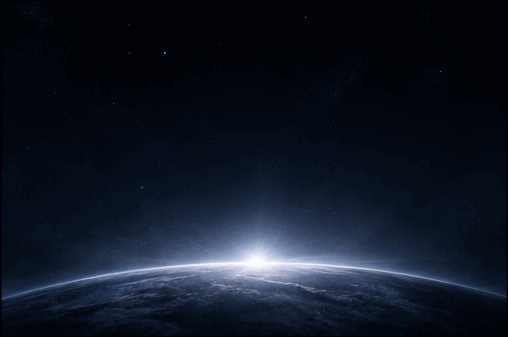
#> input picture tools/src/horizon_frame0.png, 508 x 337 px
$ python art.py src/horizon_frame0.png
#> lines starting #> are read from the running program, lines starting #| are printed output that depends on the picture
# -*- coding: utf-8 -*-
"""Generate image assets: hero planet (sharpened + city lights), milky way, card illustrations, footer ridge.
Run: python3 -I tools/art.py   (needs Pillow + numpy); add --ridge-only to rewrite only assets/img/ridge.svg"""
import math, random, pathlib, sys
import numpy as np
from PIL import Image, ImageFilter, ImageChops, ImageDraw

ROOT = pathlib.Path(__file__).resolve().parent.parent
IMG = ROOT / "assets/img"

# ---------------------------------------------------------------- footer mountain ridge (SVG)
# Two low faces in the bottom part of a 1600x260 box; the back face always stays above the front one (no crossing),
# soft top gradient, faint rim. Aspect ratio is preserved (xMidYMax slice) so the ridge is never stretched.
# Regenerate only this file with:  python -I tools/art.py --ridge-only
def ridge(seed, base, rough, n=5):
    """ridged fractional noise -> mountain peaks; returns polyline (x,y) in the 1600x260 viewBox"""
    r = random.Random(seed); octs = []
    for o in range(n):
        f = 2 ** o; octs.append([r.random() for _ in range(int(6 * f) + 2)])
    def val(o, x):
        f = 2 ** o; t = x / 1600 * 6 * f; i = int(t); u = t - i; u = u * u * (3 - 2 * u)
        return octs[o][i] * (1 - u) + octs[o][i + 1] * u
    pts = []
    for x in range(0, 1601, 8):
        h = 0
        for o in range(n):
            v = 1 - abs(2 * val(o, x) - 1)          # ridged
            h += v ** 1.6 * (rough * 0.5 ** o)
        pts.append((x, max(130, base - h)))
    return pts
def write_ridge():
    def path(p): return "M" + " L".join(f"{x:.1f} {y:.1f}" for x, y in p)
    defs = ('<defs><linearGradient id="m1" x1="0" y1="0" x2="0" y2="1"><stop offset="0" stop-color="#6b93e8" stop-opacity=".3"/><stop offset=".5" stop-color="#22397a" stop-opacity=".45"/><stop offset="1" stop-color="#0a1328" stop-opacity=".9"/></linearGradient>'
            '<linearGradient id="m2" x1="0" y1="0" x2="0" y2="1"><stop offset="0" stop-color="#132344" stop-opacity="1"/><stop offset=".6" stop-color="#08112a" stop-opacity="1"/><stop offset="1" stop-color="#02050b" stop-opacity="1"/></linearGradient></defs>')
    front = ridge(7, 258, 42)
    back = [(x, min(y, fy - 14)) for (x, y), (_, fy) in zip(ridge(21, 250, 60), front)]   # never below the front face
    layers = ""
    for p, grad, rim, op in [(back, "m1", "#b4ccff", .38), (front, "m2", "#86a2e6", .3)]:
        layers += (f'<path d="{path(p)} L1600 260 L0 260 Z" fill="url(#{grad})"/>'
                   f'<path d="{path(p)}" fill="none" stroke="{rim}" stroke-opacity="{op}" stroke-width="1.4"/>')
    (IMG / "ridge.svg").write_text(f'<svg xmlns="http://www.w3.org/2000/svg" viewBox="0 0 1600 260" preserveAspectRatio="xMidYMax slice">{defs}{layers}</svg>', encoding="utf-8")
    print("ridge ok")
if __name__ == "__main__" and "--ridge-only" in sys.argv:
    write_ridge(); sys.exit(0)

# ---------------------------------------------------------------- home card illustrations added later (SVG, no randomness)
# Same luminous line-art language as cards/h1.svg and cards/llm.svg: soft blue glow, thin bright strokes, one blur filter.
# Regenerate only these two files with:  python -I tools/art.py --cards-new   (the older card files are left untouched)
# [6 lines left out: function card_svg, not called in this run]
def f1(v): return f"{v:.1f}".rstrip("0").rstrip(".")
# [50 lines left out: functions write_compaction, write_forgetting, not called in this run]
if __name__ == "__main__" and "--cards-new" in sys.argv:
    write_compaction(); write_forgetting(); print("new cards ok"); sys.exit(0)


# ---------------------------------------------------------------- hero planet: upscale, sharpen, warm city lights
src = Image.open(ROOT / "tools/src/horizon_frame0.png").convert("RGB")
#> src is the input picture: PIL image 508x337 RGB; mean R, G, B 16.2, 23.2, 36.5
W = 2400; H = round(src.size[1] * W / src.size[0]); sc = W / src.size[0]
#> after `H = round(src.size[1] * W / src.size[0])`: H = 1592
#> after `sc = W / src.size[0]`: sc = 4.72
im = src.resize((W, H), Image.LANCZOS).filter(ImageFilter.UnsharpMask(radius=3, percent=140, threshold=2))
im.save(IMG / "horizon_cool.webp", quality=84, method=6)   # intro: cold blue-white like the GIF
rnd = np.random.default_rng(5)
lights = Image.new("RGB", (W, H), (0, 0, 0)); d = ImageDraw.Draw(lights)
#> after `lights = Image.new('RGB', (W, H), (0, 0, 0))`: lights: PIL image 2400x1592 RGB; every value is 0
cx = 254 * sc; crest = 262 * sc; k = 0.000542 / sc          # limb arc measured on the source frame
#> after `cx = 254 * sc`: cx = 1200
#> after `crest = 262 * sc`: crest = 1237.8
#> after `k = 0.000542 / sc`: k = 0.000115
def limb(x): return crest + k * (x - cx) ** 2
n = 2600
for _ in range(n):
    x = rnd.normal(cx, 520); y = limb(x) + abs(rnd.normal(0, 0.18)) * (H - crest) + 10
    if not (0 <= x < W and 0 <= y < H - 2): continue
    cluster = 0.5 + 0.5 * math.sin(x / 90) * math.cos(y / 70)
    a = int(255 * rnd.uniform(.25, 1) * max(.15, cluster))
    r = rnd.choice([1.2, 1.6, 2.2, 3.0])
    d.ellipse([x - r, y - r, x + r, y + r], fill=(a, int(a * .62), int(a * .28)))
lights = lights.filter(ImageFilter.GaussianBlur(1.1))
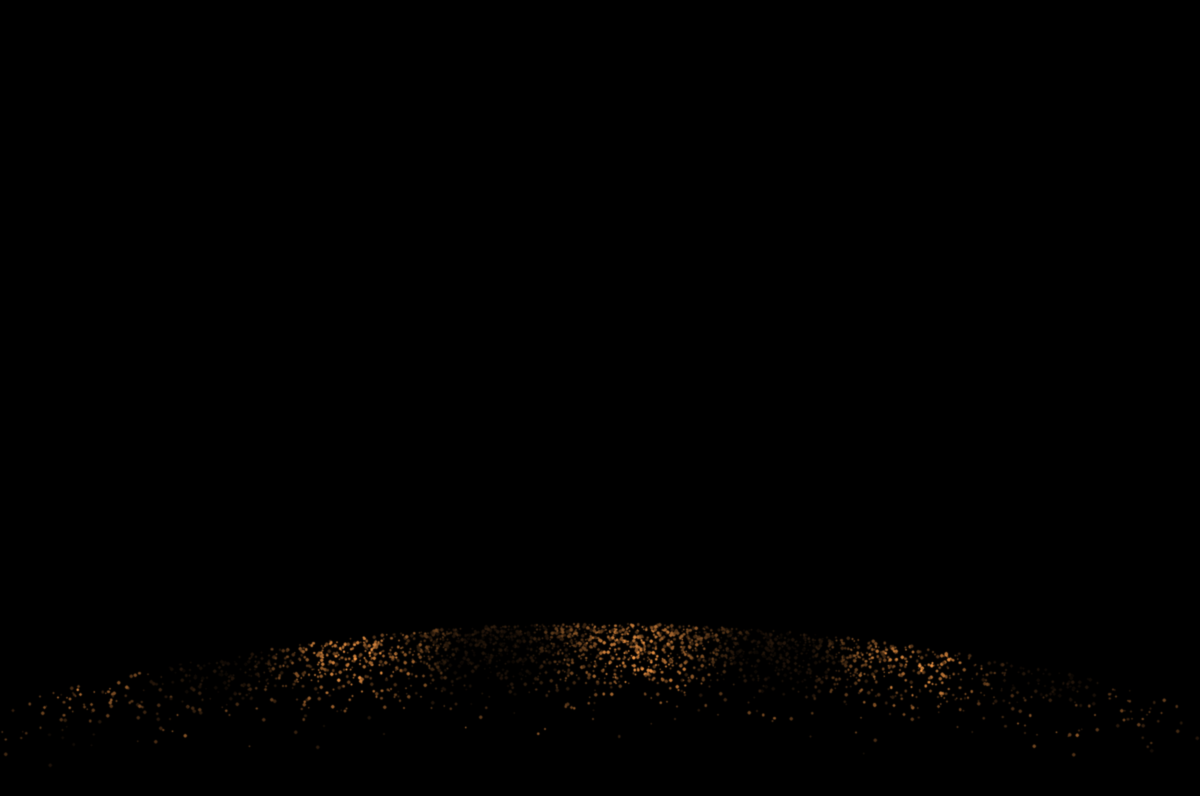
#> lights: PIL image 2400x1592 RGB (shown at 1/2 size); mean R, G, B 1, 0.6, 0.3
lights = Image.eval(lights, lambda v: int(v * .8))
im = ImageChops.screen(im, lights)
# crisp warm sun-glow right on the crest (mockup shows an orange-white core)
glow = Image.new("RGB", (W, H), (0, 0, 0)); gd = ImageDraw.Draw(glow)
for rr, col in [(260, (60, 36, 14)), (150, (110, 70, 30)), (70, (190, 140, 80)), (26, (255, 230, 190))]:
    gd.ellipse([cx - rr * 1.9, crest - rr * .55, cx + rr * 1.9, crest + rr * .55], fill=col)
glow = glow.filter(ImageFilter.GaussianBlur(38))
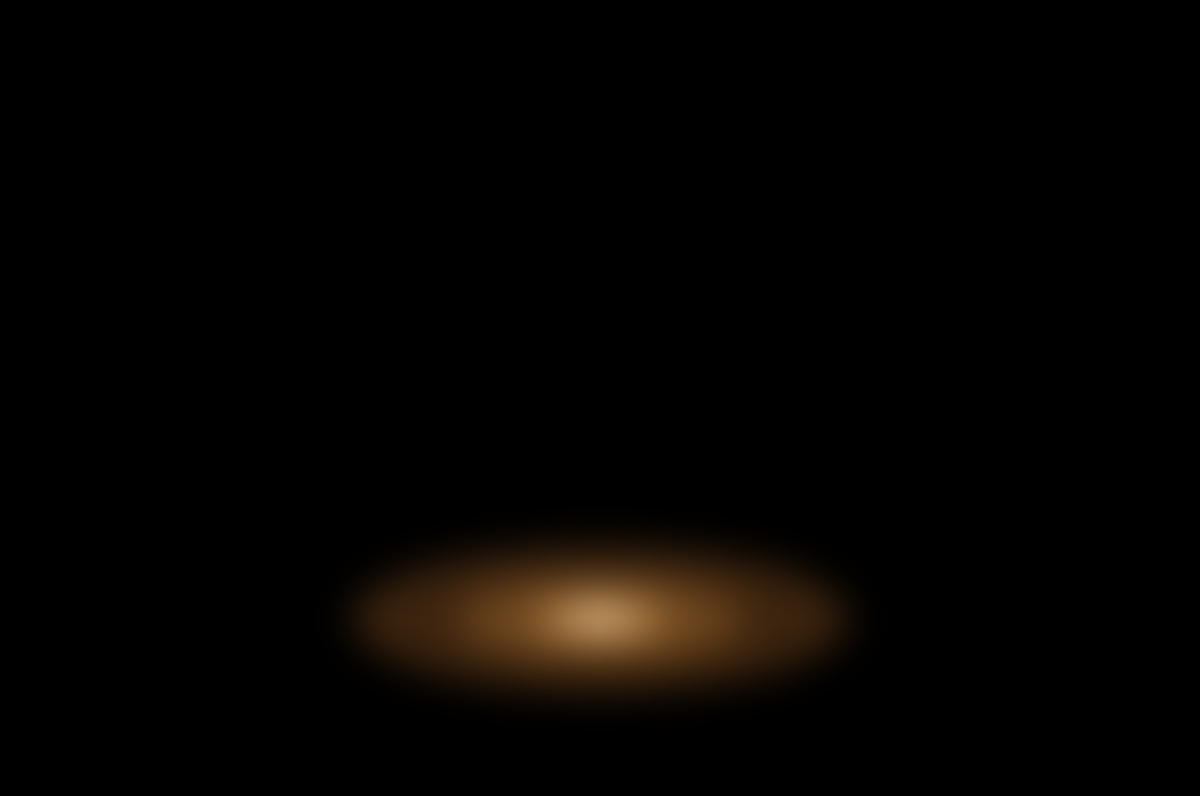
#> glow: PIL image 2400x1592 RGB (shown at 1/2 size); mean R, G, B 4.9, 3.1, 1.4
im = ImageChops.screen(im, glow)
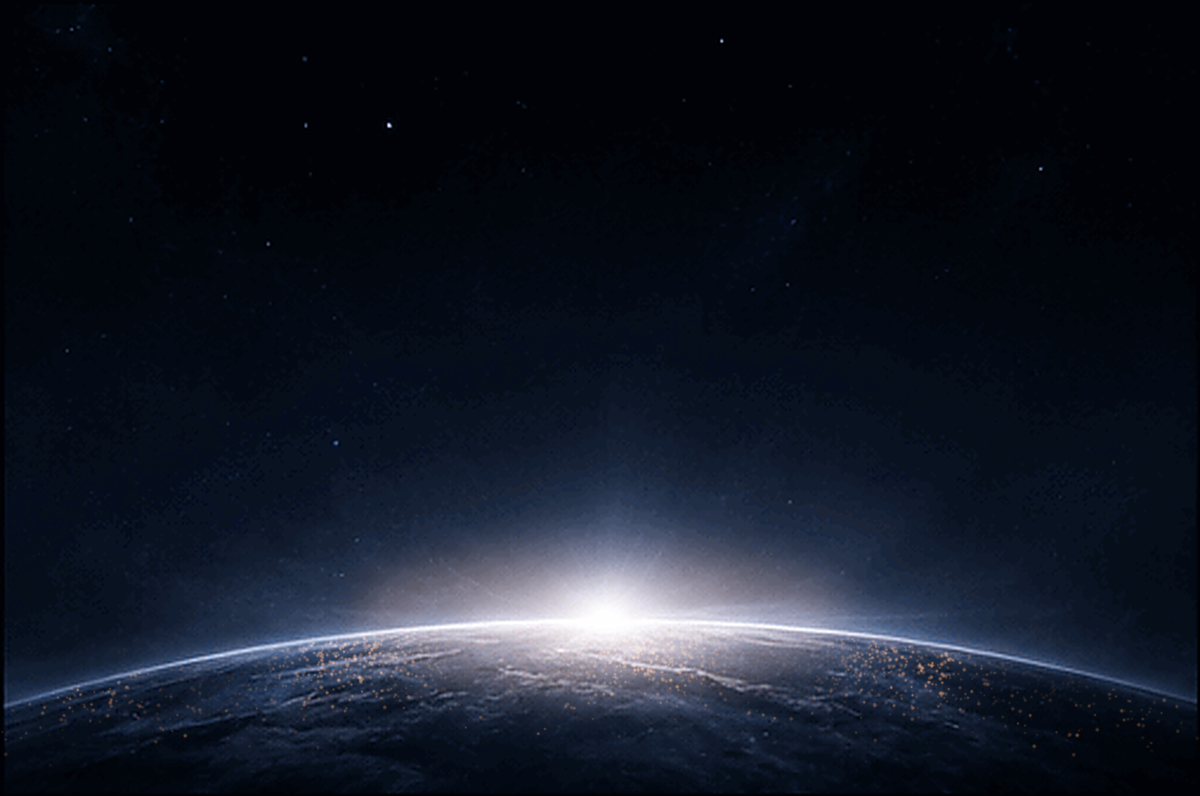
#> im: PIL image 2400x1592 RGB (shown at 1/2 size); mean R, G, B 19, 24.8, 37.1
im.save(IMG / "horizon.webp", quality=84, method=6)
print("horizon", im.size)
#| horizon (2400, 1592)

# ---------------------------------------------------------------- milky way (screen-blended on dark), smooth float noise
def gblur(a, sigma):
    ky = np.fft.fftfreq(a.shape[0])[:, None]; kx = np.fft.fftfreq(a.shape[1])[None, :]
    return np.real(np.fft.ifft2(np.fft.fft2(a) * np.exp(-2 * (np.pi * sigma) ** 2 * (kx ** 2 + ky ** 2))))
def field(shape, sigma, seed):
    f = gblur(np.random.default_rng(seed).standard_normal(shape), sigma); return (f - f.mean()) / (f.std() + 1e-9)
Hh, Ww = 450, 800                                   # generated at half size, upsampled smoothly
yy, xx = np.mgrid[0:Hh, 0:Ww].astype(float)
x0, y0, x1, y1 = Ww * 1.03, -20, -Ww * 0.05, Hh * 0.74
dx, dy = x1 - x0, y1 - y0; L = math.hypot(dx, dy)
dist = np.abs((xx - x0) * dy - (yy - y0) * dx) / L
along = ((xx - x0) * dx + (yy - y0) * dy) / (L * L)
width = 70 + 50 * np.clip(1 - np.abs(along - .28) * 2.2, 0, 1)
band = np.exp(-(dist / width) ** 2) * np.clip(1.2 - along * .75, 0, 1)
turb = np.clip(.75 + .10 * field((Hh, Ww), 16, 1) + .12 * field((Hh, Ww), 5, 2) + .09 * field((Hh, Ww), 1.6, 3), 0, 1.3)
dust = np.clip(.5 + .42 * field((Hh, Ww), 9, 4), 0, 1) ** 1.8
dens = np.clip(band * turb * (1 - .5 * dust), 0, 1)
core = np.clip(dens * 1.5, 0, 1)
col = np.stack([14 + 52 * core ** 1.5, 40 + 88 * core ** 1.2, 112 + 128 * core], -1)
img = col * dens[..., None] * .72
big = Image.fromarray(np.clip(img, 0, 255).astype("uint8")).resize((1600, 900), Image.BICUBIC).filter(ImageFilter.GaussianBlur(.8))
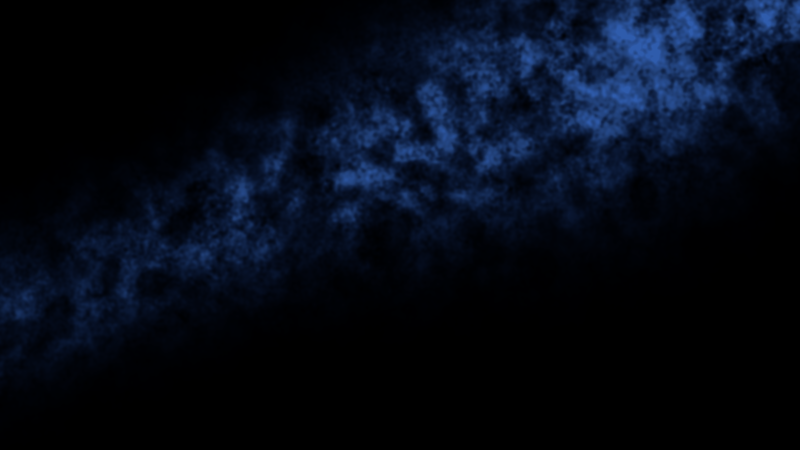
#> big: PIL image 1600x900 RGB (shown at 1/2 size); mean R, G, B 4.4, 10.2, 22.1
st = np.zeros((900, 1600)); r = np.random.default_rng(8)
bandfull = np.asarray(Image.fromarray((band * 255).astype("uint8")).resize((1600, 900), Image.BICUBIC), dtype=float) / 255
for _ in range(5200):
    x, y = int(r.uniform(0, 1600)), int(r.uniform(0, 720))
    if r.random() < min(.2 + 1.5 * bandfull[y, x], 1): st[y, x] = r.uniform(.35, 1) ** 2
stl = np.asarray(Image.fromarray((np.clip(st, 0, 1) * 255).astype("uint8")).filter(ImageFilter.GaussianBlur(.6)), dtype=float)
out = np.clip(np.asarray(big, dtype=float) + stl[..., None] * np.array([1, 1, 1.08]) * 1.3, 0, 255)
Image.fromarray(out.astype("uint8")).save(IMG / "milkyway.webp", quality=90, method=6)
print("milkyway ok")

# ---------------------------------------------------------------- card illustrations (SVG)
def svg(w, h, body, defs="", shift=0):
    w += shift; body = f'<g transform="translate({shift} 0)">{body}</g>' if shift else body
    return (f'<svg xmlns="http://www.w3.org/2000/svg" viewBox="0 0 {w} {h}" width="{w}" height="{h}" fill="none">'
            f'<defs><filter id="g" x="-30%" y="-30%" width="160%" height="160%"><feGaussianBlur stdDeviation="2.2" result="b"/>'
            f'<feMerge><feMergeNode in="b"/><feMergeNode in="SourceGraphic"/></feMerge></filter>{defs}</defs>{body}</svg>')
CARDS = IMG / "cards"
# 1) KORE: luminous flowing ribbons + particles
rr = random.Random(3); b = []
def bez(p0, p1, p2, p3, t):
    u = 1 - t; return (u**3*p0[0] + 3*u*u*t*p1[0] + 3*u*t*t*p2[0] + t**3*p3[0], u**3*p0[1] + 3*u*u*t*p1[1] + 3*u*t*t*p2[1] + t**3*p3[1])
ribbons = [((6, 150), (90, 40), (170, 190), (318, 40), "#8fb2ff"), ((6, 160), (100, 70), (190, 170), (318, 66), "#6f98ff"),
           ((6, 140), (80, 20), (160, 150), (318, 20), "#b9ceff"), ((6, 170), (110, 100), (200, 150), (318, 96), "#5b84f2")]
for (p0, p1, p2, p3, col) in ribbons:
    pts = [bez(p0, p1, p2, p3, i / 60) for i in range(61)]
    b.append(f'<path d="M{pts[0][0]:.1f} {pts[0][1]:.1f} ' + " ".join(f"L{x:.1f} {y:.1f}" for x, y in pts[1:]) + f'" stroke="{col}" stroke-opacity=".42" stroke-width=".9"/>')
    for i in range(150):
        t = rr.random(); x, y = bez(p0, p1, p2, p3, t); spread = 3 + 9 * math.sin(t * math.pi)
        o = rr.uniform(.2, 1) * (.25 + .75 * math.sin(t * math.pi) ** .6)
        rad = rr.choice([.5, .7, .9, 1.2, 1.7]) if rr.random() > .05 else 2.6
        b.append(f'<circle cx="{x + rr.gauss(0, spread):.1f}" cy="{y + rr.gauss(0, spread):.1f}" r="{rad}" fill="{col}" opacity="{o:.2f}"/>')
(CARDS / "kore.svg").write_text(svg(320, 200, '<g filter="url(#g)">' + "".join(b) + "</g>"), encoding="utf-8")
# 2) H1: backlit silhouettes
def head(cx, cy, s, op):
    return (f'<g opacity="{op}" transform="translate({cx} {cy}) scale({s})">'
            f'<path d="M-46 110 C-46 62 -26 48 0 44 C26 48 46 62 46 110 Z" fill="url(#sh)" stroke="#9db6ff" stroke-opacity=".6" stroke-width="1.3"/>'
            f'<ellipse cx="0" cy="12" rx="21" ry="26" fill="url(#sh)" stroke="#b4c8ff" stroke-opacity=".85" stroke-width="1.4"/></g>')
defs = ('<linearGradient id="sh" x1="0" y1="0" x2="0" y2="1"><stop offset="0" stop-color="#22366a"/><stop offset="1" stop-color="#060b1b"/></linearGradient>'
        '<radialGradient id="bk" cx=".5" cy=".35" r=".6"><stop offset="0" stop-color="#6f95ff" stop-opacity=".55"/><stop offset="1" stop-color="#6f95ff" stop-opacity="0"/></radialGradient>')
body = '<ellipse cx="160" cy="70" rx="170" ry="90" fill="url(#bk)"/>' + head(58, 70, .9, .5) + head(262, 72, .9, .5) + head(108, 56, 1.1, .78) + head(210, 56, 1.1, .78) + head(160, 40, 1.3, 1)
body += "".join(f'<circle cx="{rr.uniform(10,310):.0f}" cy="{rr.uniform(8,110):.0f}" r="{rr.choice([.7,1,1.5])}" fill="#b4c8ff" opacity="{rr.uniform(.3,.9):.2f}"/>' for _ in range(46))
(CARDS / "h1.svg").write_text(svg(320, 200, body, defs, shift=95), encoding="utf-8")
# 3) Paper 5: brain with contour + denser network
rr = random.Random(11)
def inside(x, y):
    def e(cx, cy, rx, ry): return ((x - cx) / rx) ** 2 + ((y - cy) / ry) ** 2 <= 1
    return e(150, 92, 100, 66) or e(105, 112, 52, 40) or e(205, 118, 46, 36) or e(168, 150, 24, 30)
pts = []
while len(pts) < 190:
    p = (rr.uniform(40, 270), rr.uniform(20, 190))
    if inside(*p) and all(math.dist(p, q) > 8.5 for q in pts): pts.append(p)
lines = []
for i, p in enumerate(pts):
    for j in sorted(range(len(pts)), key=lambda j: math.dist(p, pts[j]))[1:5]:
        if j > i and math.dist(p, pts[j]) < 30: lines.append(f'<line x1="{p[0]:.1f}" y1="{p[1]:.1f}" x2="{pts[j][0]:.1f}" y2="{pts[j][1]:.1f}" stroke="#86a8ff" stroke-opacity=".5" stroke-width=".8"/>')
contour = "".join(f'<ellipse cx="{cx}" cy="{cy}" rx="{rx}" ry="{ry}" stroke="#a9c3ff" stroke-opacity=".28" stroke-width="1"/>' for cx, cy, rx, ry in [(150, 92, 100, 66), (105, 112, 52, 40), (205, 118, 46, 36), (168, 150, 24, 30)])
nodes = "".join(f'<circle cx="{x:.1f}" cy="{y:.1f}" r="{rr.choice([1.3,1.8,2.4,3.4]):.1f}" fill="#d6e5ff" opacity="{rr.uniform(.55,1):.2f}"/>' for x, y in pts)
glow = '<radialGradient id="bg2" cx=".5" cy=".45" r=".6"><stop offset="0" stop-color="#5f86f0" stop-opacity=".35"/><stop offset="1" stop-color="#5f86f0" stop-opacity="0"/></radialGradient>'
(CARDS / "paper5.svg").write_text(svg(320, 200, '<ellipse cx="160" cy="100" rx="150" ry="95" fill="url(#bg2)"/><g filter="url(#g)">' + contour + "".join(lines) + nodes + "</g>", glow, shift=70), encoding="utf-8")
# 4) LLM: glowing wireframe cube
def iso(x, y, z, s=34, ox=160, oy=118):
    return (ox + (x - y) * s * .866, oy + (x + y) * s * .5 - z * s)
ln = []; N = 4
for a_ in range(N + 1):
    for b_ in range(N + 1):
        for (p, q) in [((a_, b_, 0), (a_, b_, N)), ((a_, 0, b_), (a_, N, b_)), ((0, a_, b_), (N, a_, b_))]:
            (x1, y1), (x2, y2) = iso(*p), iso(*q); edge = a_ in (0, N) and b_ in (0, N)
            ln.append(f'<line x1="{x1:.1f}" y1="{y1:.1f}" x2="{x2:.1f}" y2="{y2:.1f}" stroke="{"#cfe0ff" if edge else "#8fb0ff"}" stroke-opacity="{.95 if edge else .32}" stroke-width="{1.4 if edge else .7}"/>')
verts = "".join(f'<circle cx="{iso(x,y,z)[0]:.1f}" cy="{iso(x,y,z)[1]:.1f}" r="2" fill="#fff" opacity=".95"/>' for x in range(N + 1) for y in range(N + 1) for z in (0, N) if x in (0, N) and y in (0, N))
core = '<radialGradient id="cg" cx=".5" cy=".5" r=".5"><stop offset="0" stop-color="#9dbbff" stop-opacity=".55"/><stop offset="1" stop-color="#6f95ff" stop-opacity="0"/></radialGradient>'
(CARDS / "llm.svg").write_text(svg(320, 220, '<ellipse cx="160" cy="98" rx="120" ry="95" fill="url(#cg)"/><g filter="url(#g)">' + "".join(ln) + verts + "</g>", core), encoding="utf-8")

write_ridge()
print("cards ok")
